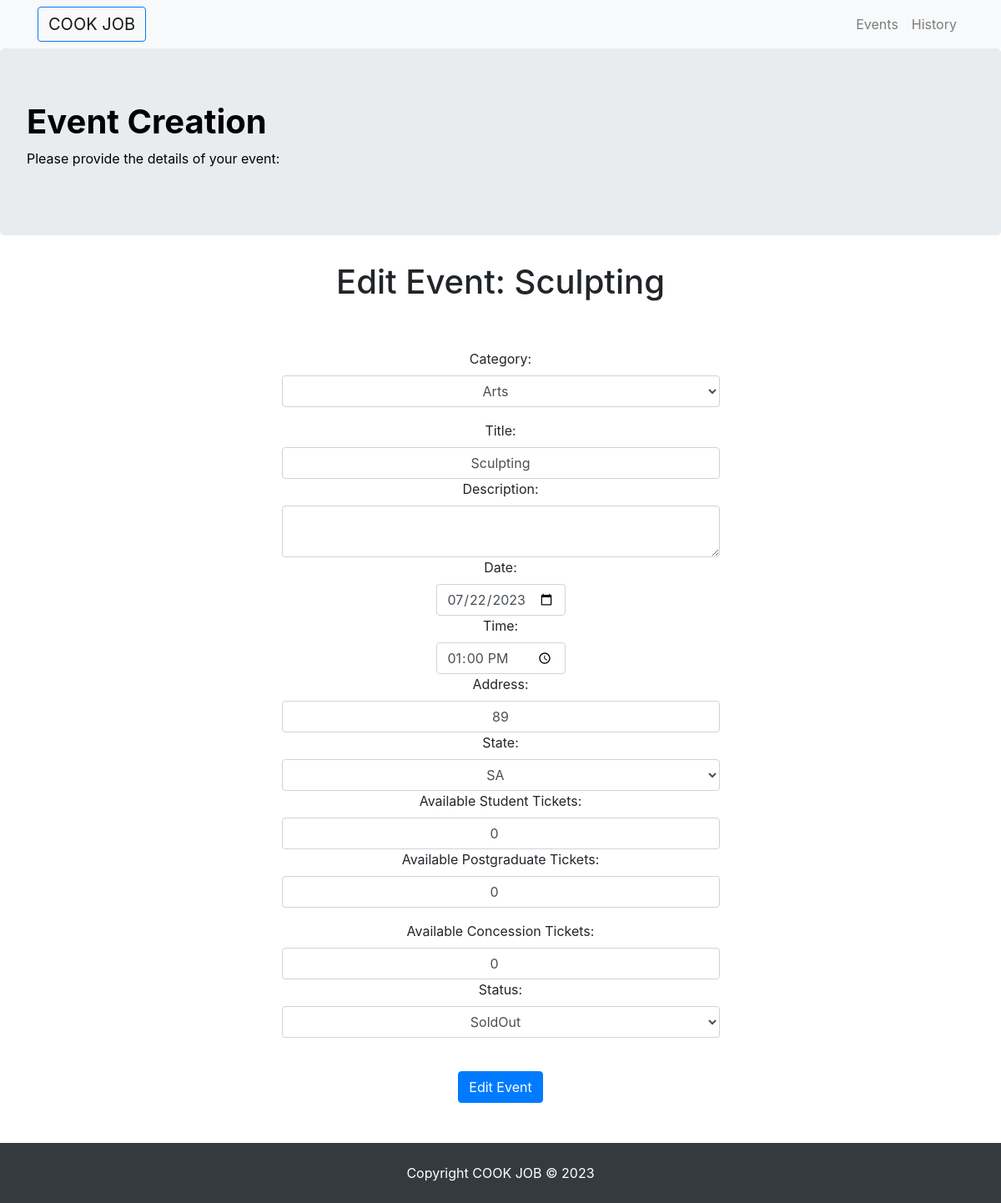
The app's page /event_details/5/update with its own data.
### cookjob/models.py (models this page shows, shortened)
class Event(db.Model):
    __tablename__ = 'events'
    id = db.Column(db.Integer, primary_key=True)
    user_id = db.Column(db.String(100), nullable=False)
    title = db.Column(db.String(100), nullable=False)
    description = db.Column(db.Text, nullable=False)
    date = db.Column(db.DateTime, nullable=False)
    time = db.Column(db.Time, nullable=False)
    address = db.Column(db.String(100), nullable=False)
    states = db.Column(db.String(100), nullable=False)
    image = db.Column(db.String(255))
    postgraduate = db.Column(db.Integer, nullable=False)
    student = db.Column(db.Integer, nullable=False)
    concession = db.Column(db.Integer, nullable=False)
    category = db.Column(db.String(100), nullable=False)
    status = db.Column(db.String(100), nullable=False)
    comments = db.relationship('Comment', backref='event', cascade='all, delete-orphan', lazy=True)

### cookjob/__init__.py (the view, shortened to what this page needs)
    @app.route('/event_details/<event_id>/update', methods=['GET', 'POST'])
    def edit(event_id):
        event = Event.query.get_or_404(event_id)
        return render_template('event_creation_update.html', event=event)

### cookjob/templates/event_creation_update.html (shortened to what this page needs)
{% extends 'base.html' %}
{% block css %}
<link rel="stylesheet" href="{{ url_for('static', filename='/event_creation_update.css') }}">
{% endblock%}
{% block content %}
<body>
    <nav class="navbar navbar-expand-lg navbar-light bg-light">
        <div class="container">
            <a class="navbar-brand mr-auto btn btn-outline-primary" href="/">COOK JOB</a>
            <ul class="navbar-nav flex-row ml-auto">
                <li class="nav-item">
                    <a class="nav-link" href="/events/">Events</a>
                </li>
                <li class="nav-item">
                    <a class="nav-link" href="/user_booking_history">History</a>
                </li>
            </ul>
        </div>
    </nav>
    <div class="jumbotron jumbotron-with-bg-image">
        <h1><b>Event Creation</b></h1>
        <p>Please provide the details of your event: </p>
    </div>
    <div class="container">
        <form method="POST">
            <h1 class="center">
                Edit Event: {{ event.title }}
            </h1>
            <br>
            <br>
            <div class="container center col-md-6">
                <div class="form-group">
                    <label for="category">Category: </label>
                    <select id="category" name="category" class="form-control center">
                        <option value="{{event.category}}">{{event.category}}</option>
                    </select>
                </div>
                <label for="title">Title:</label>
                <input type="text" name="title" value={{ event.title }} placeholder="title" class="form-control center">
                <label for="description">Description:</label>
                <textarea name="description" value={{ event.description }} placeholder="description"
                    class="form-control center">
                        </textarea>
                <div class="row">
                    <div class="container col-md-4 center">
                        <label for="date">Date:</label>
                        <input type="date" name="date" value={{ event.date }} placeholder="date" class="form-control">
                        <label for="time">Time:</label>
                        <input type="time" name="time" value={{ event.time }} placeholder="time" class="form-control">
                    </div>
                </div>
                <label for="address">Address:</label>
                <input type="text" name="address" value={{ event.address }} placeholder="address"
                    class="form-control center">
                <label for="states">State:</label>
                <select id="states" name="states" class="form-control center">
                    <option value="{{event.states}}">{{event.states}}</option>
                </select>
                <label for="student">Available Student Tickets:</label>
                <input type="number" name="student" value={{ event.student }} placeholder="student"
                    class="form-control center">
                <label for="postgraduate">Available Postgraduate Tickets:</label>
                <input type="number" name="postgraduate" value={{ event.postgraduate }} placeholder="postgraduate"
                    class="form-control center">
                <p>
                    <label for="concession">Available Concession Tickets:</label>
                    <input type="number" name="concession" value={{ event.concession }} placeholder="concession"
                        class="form-control center">
                    <label for="status">Status:</label>
                    <select id="status" name="status" class="form-control center">
                        <option value="{{event.status}}">{{event.status}}</option>
                    </select>
                    <br>
                <div class="container center col-md-4">
                    <form method="POST" action="{{ url_for('edit', event_id=event.id) }}">
                        <input type="submit" value="Edit Event" class="btn btn-primary">
                    </form>
                </div>
        </form>
        <br>
        <br>
    </div>
    {% endblock%}

### cookjob/static/event_creation_update.css (style rules this page uses)
.jumbotron-with-bg-image { background-size: cover; background-position: center center; color: black; }
.center { text-align: center; }

### records on screen
Event: title "Sculpting", category "Arts", time "13:00:00", states "SA", student "0", postgraduate "0", concession "0", status "SoldOut"
